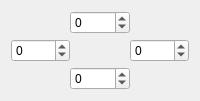
                <widget class="QWidget" name="overscanPalTab">
                 <attribute name="title">
                  <string>PAL</string>
                 </attribute>
                 <layout class="QGridLayout" name="gridLayout_4">
                  <property name="horizontalSpacing">
                   <number>0</number>
                  </property>
                  <property name="verticalSpacing">
                   <number>5</number>
                  </property>
                  <item row="2" column="1">
                   <widget class="QSpinBox" name="overscanPalBottomSpinBox">
                    <property name="minimum">
                     <number>-99</number>
                    </property>
                   </widget>
                  </item>
                  <item row="1" column="2">
                   <widget class="QSpinBox" name="overscanPalRightSpinBox">
                    <property name="minimum">
                     <number>-99</number>
                    </property>
                   </widget>
                  </item>
                  <item row="1" column="0">
                   <widget class="QSpinBox" name="overscanPalLeftSpinBox">
                    <property name="minimum">
                     <number>-99</number>
                    </property>
                   </widget>
                  </item>
                  <item row="0" column="1">
                   <widget class="QSpinBox" name="overscanPalTopSpinBox">
                    <property name="minimum">
                     <number>-99</number>
                    </property>
                   </widget>
                  </item>
                 </layout>
                </widget>
